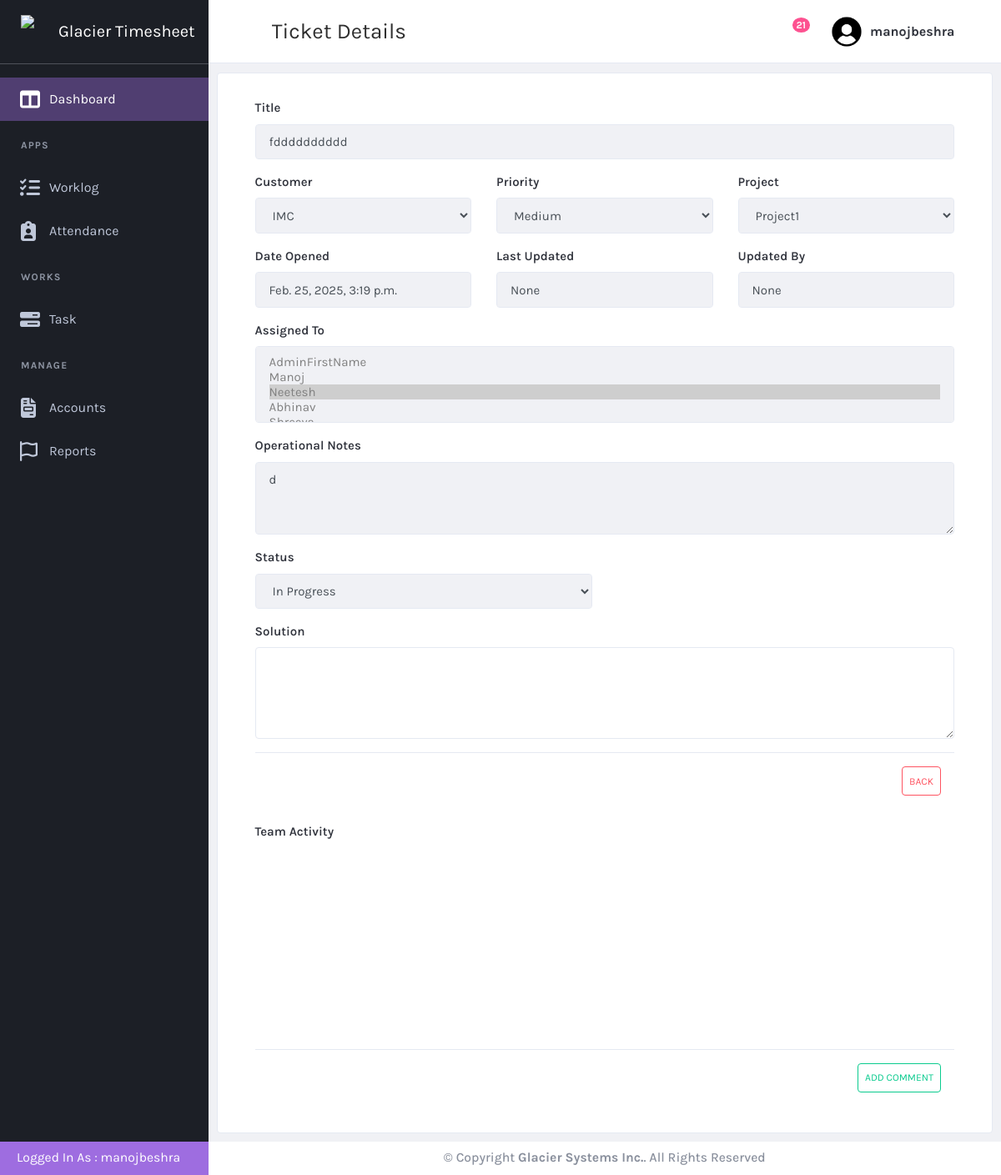
The app's page /task/taskdetails/31 (signed in), older data.
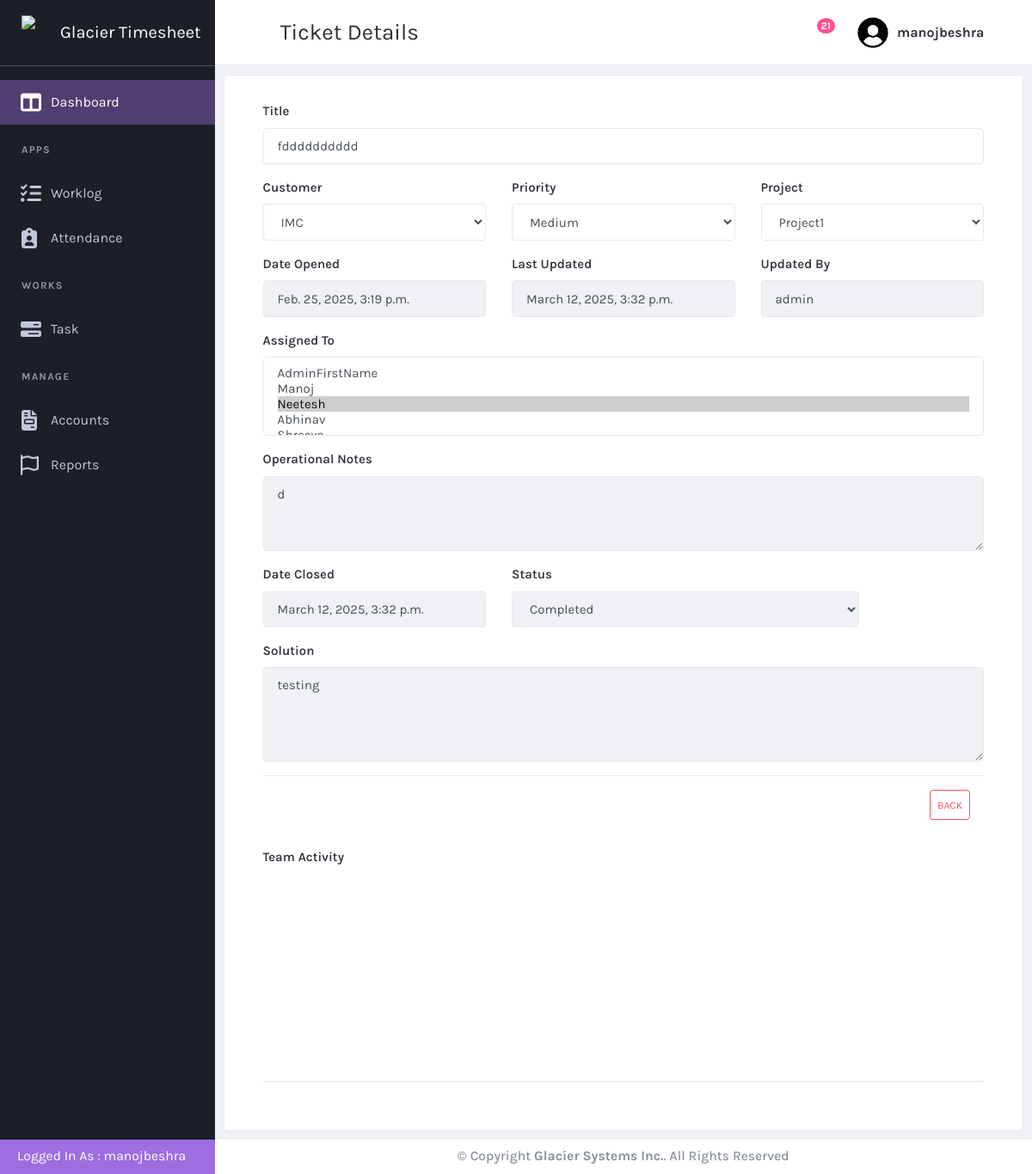
The same page, newer data.
### task/models.py (models this page shows, shortened)
class ticket(models.Model):
    ticket_id = models.CharField(max_length = 200, null = False)
    ticket_title = models.CharField(max_length=200, null=False)
    customer = models.ForeignKey(customer, on_delete=models.CASCADE, null=True)
    ticket_type = models.ForeignKey(ticket_type, on_delete=models.CASCADE, null=True)
    date_opened = models.DateTimeField(null=True)
    priority = models.ForeignKey(priority_type, on_delete=models.CASCADE, null = True)
    assigned_to = models.ManyToManyField(User, related_name="assigned_tickets")  # Allow multiple users
    last_updated = models.DateTimeField(null=True)
    last_updated_by = models.ForeignKey(User, on_delete=models.CASCADE, null = True, related_name="last_updated_by")
    state = models.ForeignKey(state, on_delete=models.CASCADE, null=True)
    operational_notes = models.CharField(max_length=200, null=True)
    closed_date = models.DateTimeField(null=True)
    solution = models.TextField(max_length=500 )
    project = models.ForeignKey(project, on_delete=models.CASCADE, null=True)

class state(models.Model):
   state_name = models.CharField(max_length=100, null = True)

class priority_type(models.Model):
   priority_name = models.CharField(max_length=100)

class project(models.Model):
    project_id = models.CharField(max_length = 200, null = False)
    project_name = models.CharField(max_length = 200, null = False )
    date_opened = models.DateField(null=True)

### customer/models.py (models this page shows, shortened)
class customer(models.Model):
  name = models.CharField(max_length=100, null = True)
  city = models.CharField(max_length=100, null = True)
  state = models.CharField(max_length=100, null = True)
  zipcode = models.CharField(max_length=100, null = True)
  street1 = models.CharField(max_length=100, null = True)
  street2 = models.CharField(max_length=100, null = True)
  phone = models.CharField(max_length=100, null = True)
  contract_hr = models.IntegerField(null = True)
  create_date = models.DateField(null = True)
  status = models.ForeignKey(customer_status, on_delete= models.SET_NULL, null=True)

### task/views.py (the view)
# urls.py: path('taskdetails/<int:ticket_id>',views.taskdetails, name='taskdetails'),
@login_required
def taskdetails(request, ticket_id):
    ticket_instance = get_object_or_404(ticket, pk=ticket_id)
    if request.method == 'POST':
        form1 = TicketForm(request.POST, instance=ticket_instance)
        if form1.is_valid():
            ticket_instance = form1.save(commit=False)
            ticket_instance.last_updated = timezone.now()
            ticket_instance.last_updated_by = request.user
            ticket_instance.closed_date = timezone.now()
            ticket_instance.save()
            form1.instance.assigned_to.set(request.POST.getlist('assigned_to'))  # Handle ManyToManyField
            return redirect('task')
    else:
        form1 = TicketForm(instance=ticket_instance)
    users = User.objects.all()
    customers = customer.objects.all()
    priority_types = priority_type.objects.all()
    states = state.objects.all()
    task_types = ticket_type.objects.all()
    projects = project.objects.all()
    return render(request, 'taskdetails.html', {
        'form1': form1,
        'users': users,
        'ticket': ticket_instance,
        'customers': customers,
        'priority_types': priority_types,
        'states': states,
        'task_types': task_types,
        'projects': projects
    })

### task/forms.py
class TicketForm(forms.ModelForm):
    assigned_to = forms.ModelMultipleChoiceField(
        queryset=User.objects.all(),
        widget=forms.SelectMultiple(attrs={'class': 'form-control'}),
        required=False
    )
    solution = forms.CharField(required=False)
    class Meta:
        model = ticket
        fields = [
            "ticket_title",
            "customer",
            "priority",
            "project",
            "assigned_to",
            "state",
            "operational_notes",
            "solution",
        ]
        widgets = {
            'date_opened': forms.DateInput(attrs={'type': 'date'}),
            'last_updated': forms.DateInput(attrs={'type': 'date'}),
        }

### task/templates/taskdetails.html (shortened to what the changed rows need)
{% extends "base.html" %}
{% load static %}
{% block content %}
            <div class="card card-default m-2">
                <div class="card-header">
                    <form class="form-group col-12" method="POST" action="{% url 'taskdetails' ticket.id %}">
                        <div class="row">
                            <div class="form-group col-12" >
                                <label for="ticket_title">Title</label>
                                <input type="text" class="form-control" id="ticketname" name="ticket_title"
                                       value="{{ ticket.ticket_title }}" {% if ticket.state.state_name == "Completed" %}readonly{% endif %}{% if not request.user.is_staff %}readonly{% endif %} >
                            </div>
                            <div class="form-group col-4">
                                <label for="customer">Customer</label>
                                <select class="form-control" id="customer" name="customer" {% if ticket.state.state_name == "Completed" %}disabled{% endif %}{% if not request.user.is_staff %}disabled{% endif %}>
                                    {% for i in customers %}
                                    <option value="{{ i.id }}" {% if i.id == ticket.customer_id %}selected{% endif %}>
                                        {{ i.name }}
                                    </option>
                                    {% endfor %}
                                </select>
                            </div>
                            <div class="form-group col-4">
                                <label for="priority">Priority</label>
                                <select class="form-control" id="priority" name="priority" {% if ticket.state.state_name == "Completed" %}disabled{% endif %}{% if not request.user.is_staff %}disabled{% endif %}>
                                    {% for i in priority_types %}
                                    <option value="{{ i.id }}" {% if i.id == ticket.priority_id %}selected{% endif %} >
                                        {{ i.priority_name }}
                                    </option>
                                    {% endfor %}
                                </select>
                            </div>
                            <div class="form-group col-4">
                                <label for="project">Project</label>
                                <select class="form-control" id="project" name="project" {% if ticket.state.state_name == "Completed" %}disabled{% endif %}{% if not request.user.is_staff %}disabled{% endif %}>
                                    {% for i in projects%}
                                    <option value="{{ i.id }}" {% if i.id == ticket.project_id %}selected{% endif %} >
                                        {{ i.project_name }}
                                    </option>
                                    {% endfor %}
                                </select>
                            </div>
                            <div class="form-group col-4">
                                <label for="date_opened">Date Opened</label>
                                <input type="datetime" class="form-control" id="date_opened" name="date_opened"
                                       value="{{ ticket.date_opened }}" readonly>
                            </div>
                            <div class="form-group col-4">
                                <label for="last_updated_by">Last updated</label>
                                <input type="datetime" class="form-control" value="{{ ticket.last_updated }}" readonly>
                            </div>
                            <div class="form-group col-4">
                                <label for="last_updated_by">Updated by</label>
                                <input type="text" class="form-control" value="{{ ticket.last_updated_by }}" readonly>
                            </div>
                            <div class="form-group col-12">
                                <label for="assigned_to">Assigned To</label>
                                <select class="js-example-basic-multiple form-control" id="assigned_to" name="assigned_to" style="width: 100%; " multiple {% if ticket.state.state_name == "Completed" %}disabled{% endif %}{% if not request.user.is_staff %}disabled{% endif %} >
                                    {% for i in users %}
                                    <option value="{{ i.id }}" {% if i in ticket.assigned_to.all %}selected{% endif %}>
                                        {{ i.first_name }}
                                    </option>
                                    {% endfor %}
                                </select>
                            </div>
                            <div class="form-group col-12">
                                <label for="operational_notes">Operational Notes</label>
                                <textarea class="form-control" id="operational_notes" name="operational_notes" rows="3" {% if ticket.state.state_name == "Completed" %}readonly{% endif %}
                                {% if not request.user.is_staff %}readonly{% endif %}>{{ ticket.operational_notes }}</textarea>
                            </div>
                            <div class="form-group col-4" {% if ticket.state.state_name != "Completed" %}hidden{% endif %}>
                                <label for="last_updated_by">Date Closed</label>
                                <input type="datetime" class="form-control" value="{{ ticket.closed_date}}" readonly>
                            </div>
                            <div class="form-group col-6">
                                <label for="statelist">Status</label>
                                <select class="form-control" id="statelist" name="state" {% if not request.user.is_staff %}disabled{% endif %} >
                                    {% for i in states %}
                                    <option value="{{ i.id }}" {% if i.id == ticket.state_id %}selected{% endif %}>
                                        {{ i.state_name }}
                                    </option>
                                    {% endfor %}
                                </select>
                            </div>
                            <div class="form-group col-12" >
                                <label for="solution">Solution</label>
                                <textarea class="form-control" id="solution" name="solution" rows="4" {% if ticket.state.state_name == "Completed" %}readonly {% endif %}>{{ ticket.solution }}</textarea>
                            </div>
                        </div>
                        {% if ticket.state.state_name != "Completed" %}
                            <div class="modal-footer">
                                <a href="{% url 'task' %}" class="btn btn-outline-danger small-btn d-flex justify-content-center align-items-center text-center">
                                    Back
                                </a>
                            </div>
                            {% else %}
                                <div class="modal-footer" >
                                    <a href="{% url 'task' %}" class="btn btn-outline-danger small-btn d-flex justify-content-center align-items-center text-center">
                                        Back
                                    </a>
                                </div>
                        {% endif %}
                    </form>
                    <form class="form-group col-12">
                        <div class="modal-footer">
                            <button {% if ticket.state.state_name == "Completed" %}hidden{% endif %}  type="button" class="btn btn-outline-success small-btn" data-toggle="modal" data-target="#commentModal">Add Comment</button>
                        </div>
                    </form>
                </div>
            </div>
{% endblock  %}

Row changes from the older to the newer data that the page shows:
changed ticket "fdddddddddd": last_updated "None" → "March 12, 2025, 3:32 p.m."; last_updated_by "None" → "admin"; state_id 2 → 4 (drawn); closed_date (not shown) → "March 12, 2025, 3:32 p.m."; state "In Progress" → "Completed"; solution (not shown) → "testing"
Text that changed along with them:
text no longer shown: "ADD COMMENT"
text now shown: "Date Closed"
